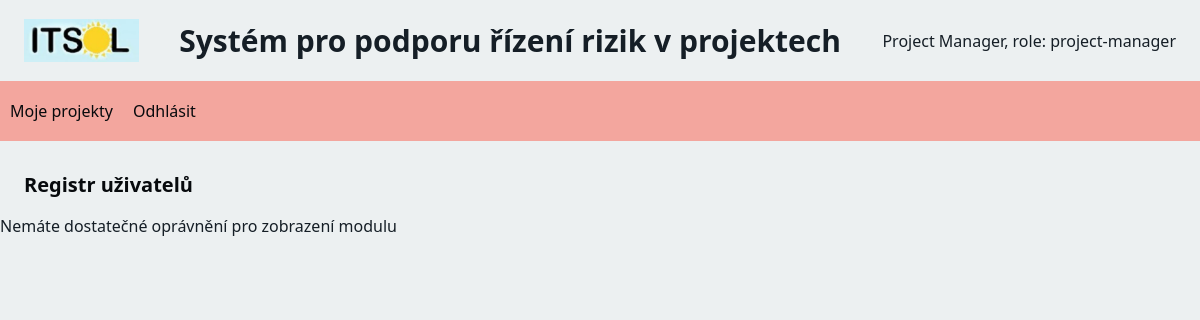
Screenshot of /users/ (signed in) with the database file from the repository.
### riskManagement/models.py (models this page shows)
class User(models.Model):
    firstName = models.CharField(max_length=255)
    lastName = models.CharField(max_length=255)
    email = models.CharField(max_length=255, unique=True)
    phoneNum = models.CharField(max_length=255, unique=True)
    userLogin = models.CharField(max_length=255, unique=True)
    password = models.CharField(max_length=255)
    privileges = models.CharField(max_length=255)

### riskManagement/views.py (the view)
# urls.py: path('users/', views.users, name='users'),
def users(request):
    context = {
    "user" :  User.objects.get(id=request.session["id"]),
        "privileges": request.session.get("privileges"),
        "users": User.objects.all().values(),
    }
    template = loader.get_template("users.html")
    log_info(request, f"navigation to 'Users' view")
    return HttpResponse(template.render(context, request))

### riskManagement/helpers.py (called while the page is built)
def log_info(request, message):
    user_id = request.session["id"]
    privileges = request.session["privileges"]
    logger.info(f"USER_INFO : [ id: {user_id}, privileges: {privileges} ] - {message}")

### riskManagement/templates/users.html (shortened to what this page needs)
<!DOCTYPE html>
<html>
    <head>
        {% include 'head.html' %}
    </head>
    <body>
        {% include 'nav.html' %}
        <h2>Registr uživatelů</h2>
        {% if privileges == "admin" %}
        <input type="text" id="myInput" onkeyup="lookUp()"
        placeholder="Search in users table">
            <table border="1" id="userTable">
                <tr>
                    <th>ID</th>
                    <th>Křestní jméno</th>
                    <th>Příjmení</th>
                    <th>E-mail</th>
                    <th>Telefonní číslo</th>
                    <th>Login</th>
                    <th>Práva</th>
                    <th></th>
                    <th></th>
                </tr>
                {% for x in users %}
                <tr>
                <th>{{x.id}}</th>
                <td>{{ x.firstName }}</td>
                <td>{{ x.lastName }}</td>
                <td>{{ x.email }}</td>
                <td>{{ x.phoneNum }}</td>
                <td>{{ x.userLogin }}</td>
                <td>{{ x.privileges }}</td>
                <td class="center"><a href="editUser/{{ x.id }}">✏️</a></td>
                <td class="center"><a href="removeUser/{{ x.id }}">🗑️</a></td>
                </tr>
                {% endfor %}
            </table>
            <a class="button" href="addUser/">Přidat uživatele</a>
        {% else %}
            Nemáte dostatečné oprávnění pro zobrazení modulu
        {% endif %}
    </body>
</html>

### riskManagement/templates/nav.html (shortened to what this page needs)
<div class="header">
    {% load static %}
    <img src="{% static 'logo.JPG' %}" alt="Logo ITSol" style="width: 10%;" >
    <h1>Systém pro podporu řízení rizik v projektech</h1>
    <div>{{user.firstName}} {{user.lastName}}, role: {{user.privileges}}</div>
</div>
<nav>
    <a href="{% url 'projects' %}">Moje projekty</a>
    <a href="{% url 'index' %}">Odhlásit</a>
</nav>

### riskManagement/static/styles.css (style rules this page uses)
:root { --light: #ECF0F1; --dark: #151E26; --darker: #070a0d; --warm: #f3a69e; --normal: #85C1E9; --alarm: #E74C3C; }
body { background-color: var(--light); color: var(--dark); font-family: 'Segoe UI', Tahoma, Geneva, Verdana, sans-serif; font-size: 16px; margin: 0; }
nav { background-color: var(--warm); width: 100%; height: 60px; display: flex; flex-direction: row; flex-wrap: wrap; justify-content: flex-start; align-items: stretch; align-content: flex-start; margin-bottom: 30px; }
nav a, input[type="submit"] { height: 40px; display: flex; align-items: center; text-decoration: none; background-color: var(--warm); padding: 10px; color: var(--darker); transition: color, background-color 0.3s; cursor: pointer; margin-bottom: 30px; }
h1 { text-align: center; font-size: 30px; }
h2 { margin-left: 2%; font-size: 20px; color: var(--darker); }
div.header { width: 96%; display: flex; justify-content: flex-start; align-items: center; flex-direction: row; gap: 0px 40px; margin-left: 2%; margin-right: 2%; }
div.header div:last-of-type { margin-left: auto; }

### rows the page displays
User: firstName "Project", lastName "Manager", privileges "project-manager"
